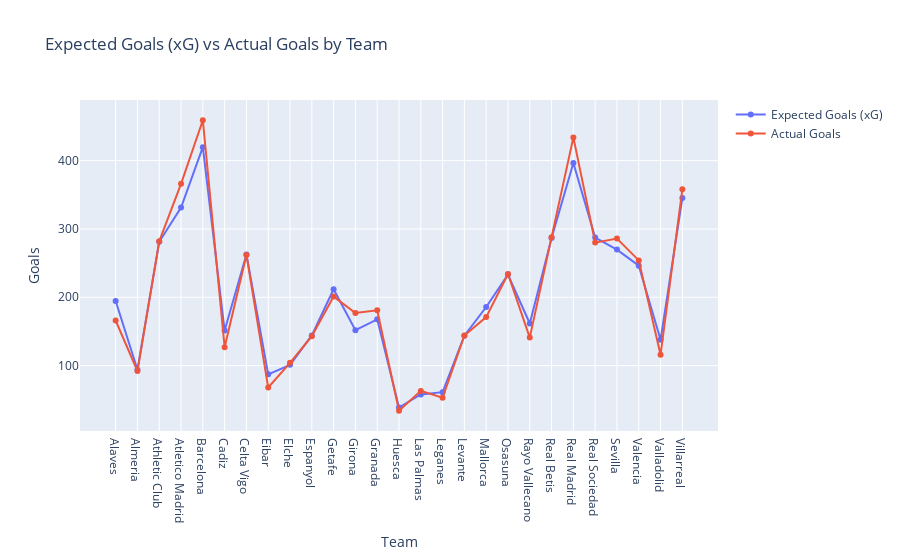

The notebook cell this image was saved under:
### Code cell
xg_comparison = df.groupby('team').agg({'xg': 'sum', 'gf': 'sum'}).reset_index()

fig = go.Figure()
fig.add_trace(go.Scatter(x=xg_comparison['team'], y=xg_comparison['xg'], 
                        mode='lines+markers', name='Expected Goals (xG)'))
fig.add_trace(go.Scatter(x=xg_comparison['team'], y=xg_comparison['gf'], 
                        mode='lines+markers', name='Actual Goals'))

fig.update_layout(title='Expected Goals (xG) vs Actual Goals by Team',
                  xaxis_title='Team',
                  yaxis_title='Goals',
                  hovermode='x unified')
fig.show()

### Figure 1 — Plotly figure (JSON) as saved in the notebook; plotly's stock layout.template omitted (floating-point values rounded to 4 significant figures)
{"data": [{"mode": "lines+markers", "name": "Expected Goals (xG)", "type": "scatter", "x": ["Alaves", "Almeria", "Athletic Club", "Atletico Madrid", "Barcelona", "Cadiz", "Celta Vigo", "Eibar", "Elche", "Espanyol", "Getafe", "Girona", "Granada", "Huesca", "Las Palmas", "Leganes", "Levante", "Mallorca", "Osasuna", "Rayo Vallecano", "Real Betis", "Real Madrid", "Real Sociedad", "Sevilla", "Valencia", "Valladolid", "Villarreal"], "y": [194.5, 94, 281.2, 331.2, 419.7, 151.3, 262.7, 87.2, 101.1, 144.1, 211.7, 151.8, 167.7, 38.7, 57.7, 61.1, 143.8, 185.7, 233.2, 161.6, 286.8, 396.6, 287.4, 269.8, 246.3, 137.7, 345.2]}, {"mode": "lines+markers", "name": "Actual Goals", "type": "scatter", "x": ["Alaves", "Almeria", "Athletic Club", "Atletico Madrid", "Barcelona", "Cadiz", "Celta Vigo", "Eibar", "Elche", "Espanyol", "Getafe", "Girona", "Granada", "Huesca", "Las Palmas", "Leganes", "Levante", "Mallorca", "Osasuna", "Rayo Vallecano", "Real Betis", "Real Madrid", "Real Sociedad", "Sevilla", "Valencia", "Valladolid", "Villarreal"], "y": [166, 92, 282, 366, 459, 127, 262, 68, 104, 143, 201, 177, 181, 34, 63, 53, 144, 171, 234, 141, 288, 434, 280, 286, 254, 116, 358]}], "layout": {"hovermode": "x unified", "title": {"text": "Expected Goals (xG) vs Actual Goals by Team"}, "xaxis": {"title": {"text": "Team"}}, "yaxis": {"title": {"text": "Goals"}}}}
